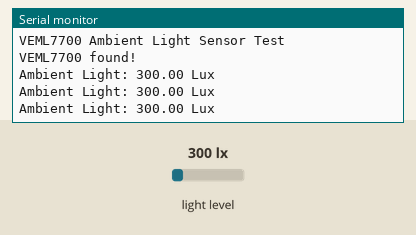
Recording of a sketch running on a simulated Arduino Mega 2560, built with avr-gcc and run on an emulated ATmega2560. Parts: the last lines printed to the serial monitor. The inputs (shaded band) are chosen by the test bench; at power-on: light level 300 lx.

Above: at 1.3 s.
1.4 s: light level set to 40 lx
At 1.9 s:
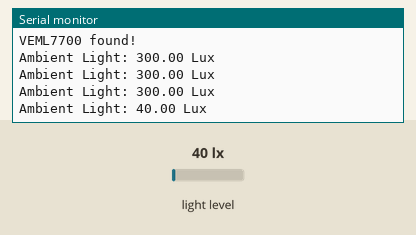
2.9 s: light level set to 500 lx
At 3.4 s:
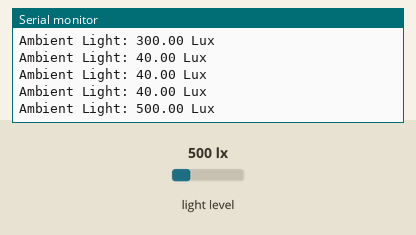
Timing chart, 0 to 5.9 s (numbered marks = the images above; inputs shaded):
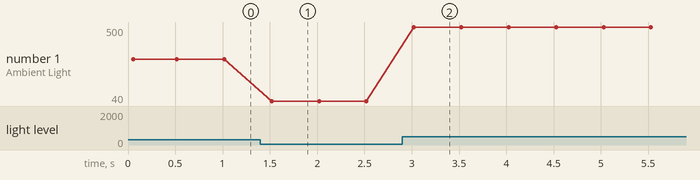

Measured:
- after the input at 1.4 s, the serial monitor: prints a new line after 0.12 s (image 1)
- after the input at 2.9 s, the serial monitor: prints a new line after 0.12 s (image 2)
- plotted number 1: 300 → 40 after the input at 1.4 s, 40 → 500 after the input at 2.9 s

The sketch:

VEML7700.ino
```cpp
/*
  Component 8: VEML7700 Ambient Light Sensor
  Target: Arduino Mega 2560
  Library: Adafruit VEML7700
  Wiring: I2C (SDA -> Pin 20, SCL -> Pin 21)
*/

#include <Wire.h>
#include <Adafruit_VEML7700.h>

// Create the sensor object
Adafruit_VEML7700 veml = Adafruit_VEML7700();

void setup() {
  Serial.begin(9600);
  while (!Serial) delay(10); // Wait for Serial Monitor

  Serial.println("VEML7700 Ambient Light Sensor Test");

  // Initialize the sensor (Default I2C address is 0x10)
  if (!veml.begin()) {
    Serial.println("Could not find a valid VEML7700 sensor, check wiring!");
    while (1) delay(10); // Halt if sensor not found
  }

  Serial.println("VEML7700 found!");

  // The Adafruit library sets excellent default values for Gain and Integration Time.
  // We will use the defaults, which work great for standard indoor lighting.
}

void loop() {
  // Read the calculated Lux value
  // This function returns a floating-point number (e.g., 245.50)
  float lux = veml.readLux();

  // Print the lux value to the Serial Monitor
  Serial.print("Ambient Light: ");
  Serial.print(lux);
  Serial.println(" Lux");

  // Wait 500 milliseconds before reading again
  delay(500);
}
```
